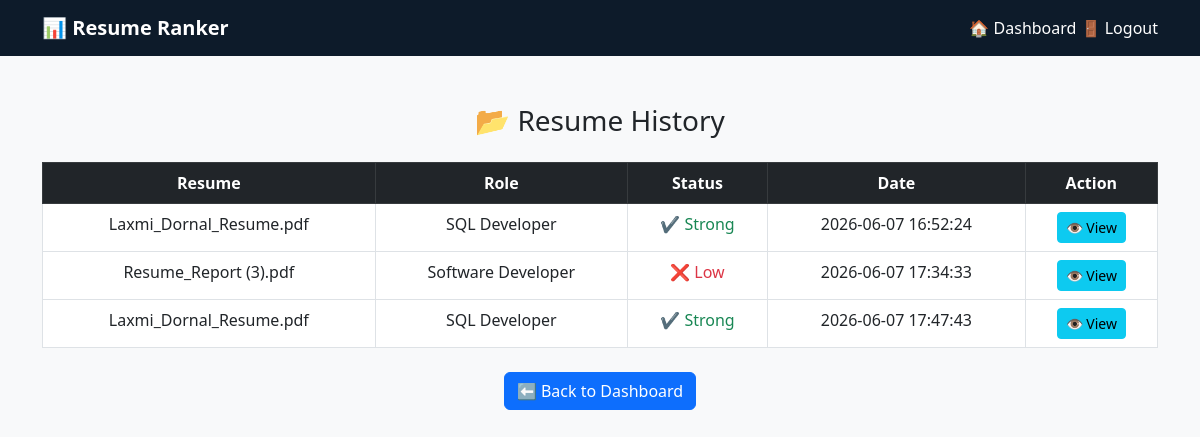
The page /history (signed in) on the database its author committed.
### models.py (models this page shows)
class Resume(db.Model):
    id = db.Column(db.Integer, primary_key=True)
    user_id = db.Column(db.Integer)
    score = db.Column(db.Float)
    status = db.Column(db.String(50))
    filename = db.Column(db.String(200))   # ✅ NEW
    role = db.Column(db.String(100))       # ✅ NEW
    created_at = db.Column(db.DateTime, default=db.func.now())  # ✅ NEW
    skills = db.Column(db.Text)    # ✅ NEW (store skills as string)
    email = db.Column(db.String(120))
    feedback = db.Column(db.Text)

### app.py (the view)
@app.route("/history")
def history():
    if "user_id" not in session:
        return redirect("/login")
    resumes = Resume.query.filter_by(user_id=session["user_id"]).all()
    return render_template("history.html", resumes=resumes)

### templates/history.html (shortened to what this page needs)
<!DOCTYPE html>
<html>
<head>
    <link href="https://cdn.jsdelivr.net/npm/bootstrap@5.3.0/dist/css/bootstrap.min.css" rel="stylesheet">
</head>
<body class="bg-light">
<nav class="navbar navbar-expand-lg">
    <div class="container">
        <span class="navbar-brand">📊 Resume Ranker</span>
        <div class="ms-auto">
            <a href="/dashboard" class="nav-link d-inline">🏠 Dashboard</a>
            <a href="/logout" class="nav-link d-inline">🚪 Logout</a>
        </div>
    </div>
</nav>
<div class="container mt-5">
    <h3 class="mb-4 text-center">📂 Resume History</h3>
    <table class="table table-bordered table-hover text-center">
        <thead class="table-dark">
            <tr>
                <th>Resume</th>
                <th>Role</th>
                <th>Status</th>
                <th>Date</th>
                <th>Action</th>
            </tr>
        </thead>
        <tbody>
            {% for r in resumes %}
            <tr>
                <td>{{ r.filename }}</td>
                <td>{{ r.role }}</td>
                <td>
                    {% if r.status == "Strong Match" %}
                        <span class="text-success">✔ Strong</span>
                    {% elif r.status == "Moderate Match" %}
                        <span class="text-warning">⚠ Moderate</span>
                    {% else %}
                        <span class="text-danger">❌ Low</span>
                    {% endif %}
                </td>
                <td>{{ r.created_at }}</td>
                <td>
                   <a href="/view/{{ r.id }}" class="btn btn-info btn-sm">
                   👁 View
                   </a>
                </td>
            </tr>
            {% endfor %}
        </tbody>
    </table>
    <div class="text-center mt-4">
        <a href="/dashboard" class="btn btn-primary">
            ⬅ Back to Dashboard
        </a>
    </div>
</div>
</body>
</html>

### templates/history.html (style rules this page uses)
.navbar { background: #0d1b2a; }
.navbar-brand { color: white; font-weight: bold; }
.nav-link { color: white !important; }

### rows shown on the page
Resume: filename "Laxmi_Dornal_Resume.pdf", role "SQL Developer", status "✔ Strong", created_at "2026-06-07 16:52:24"
Resume: filename "Resume_Report (3).pdf", role "Software Developer", status "❌ Low", created_at "2026-06-07 17:34:33"
Resume: filename "Laxmi_Dornal_Resume.pdf", role "SQL Developer", status "✔ Strong", created_at "2026-06-07 17:47:43"
